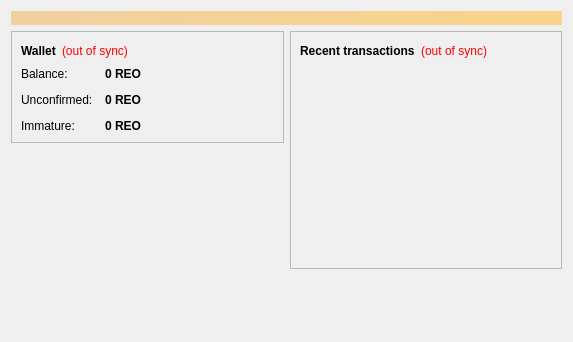
<?xml version="1.0" encoding="UTF-8"?>
<ui version="4.0">
 <class>OverviewPage</class>
 <widget class="QWidget" name="OverviewPage">
  <property name="geometry">
   <rect>
    <x>0</x>
    <y>0</y>
    <width>573</width>
    <height>342</height>
   </rect>
  </property>
  <property name="windowTitle">
   <string>Form</string>
  </property>
  <layout class="QVBoxLayout" name="topLayout">
   <item>
    <widget class="QLabel" name="labelAlerts">
     <property name="visible">
      <bool>false</bool>
     </property>
     <property name="styleSheet">
      <string notr="true">background-color: qlineargradient(x1: 0, y1: 0, x2: 1, y2: 0, stop:0 #F0D0A0, stop:1 #F8D488); color:#000000;</string>
     </property>
     <property name="wordWrap">
      <bool>true</bool>
     </property>
     <property name="margin">
      <number>3</number>
     </property>
    </widget>
   </item>
   <item>
    <layout class="QHBoxLayout" name="horizontalLayout" stretch="1,1">
     <item>
      <layout class="QVBoxLayout" name="verticalLayout_2">
       <item>
        <widget class="QFrame" name="frame">
         <property name="frameShape">
          <enum>QFrame::StyledPanel</enum>
         </property>
         <property name="frameShadow">
          <enum>QFrame::Raised</enum>
         </property>
         <layout class="QVBoxLayout" name="verticalLayout_4">
          <item>
           <layout class="QHBoxLayout" name="horizontalLayout_4">
            <item>
             <widget class="QLabel" name="label_5">
              <property name="font">
               <font>
                <weight>75</weight>
                <bold>true</bold>
               </font>
              </property>
              <property name="text">
               <string>Wallet</string>
              </property>
             </widget>
            </item>
            <item>
             <widget class="QLabel" name="labelWalletStatus">
              <property name="toolTip">
               <string>The displayed information may be out of date. Your wallet automatically synchronizes with the Careonchain network after a connection is established, but this process has not completed yet.</string>
              </property>
              <property name="styleSheet">
               <string notr="true">QLabel { color: red; }</string>
              </property>
              <property name="text">
               <string notr="true">(out of sync)</string>
              </property>
              <property name="alignment">
               <set>Qt::AlignLeading|Qt::AlignLeft|Qt::AlignVCenter</set>
              </property>
             </widget>
            </item>
            <item>
             <spacer name="horizontalSpacer_2">
              <property name="orientation">
               <enum>Qt::Horizontal</enum>
              </property>
              <property name="sizeHint" stdset="0">
               <size>
                <width>40</width>
                <height>20</height>
               </size>
              </property>
             </spacer>
            </item>
           </layout>
          </item>
          <item>
           <layout class="QFormLayout" name="formLayout_2">
            <property name="fieldGrowthPolicy">
             <enum>QFormLayout::AllNonFixedFieldsGrow</enum>
            </property>
            <property name="horizontalSpacing">
             <number>12</number>
            </property>
            <property name="verticalSpacing">
             <number>12</number>
            </property>
            <item row="0" column="0">
             <widget class="QLabel" name="label">
              <property name="text">
               <string>Balance:</string>
              </property>
             </widget>
            </item>
            <item row="0" column="1">
             <widget class="QLabel" name="labelBalance">
              <property name="font">
               <font>
                <weight>75</weight>
                <bold>true</bold>
               </font>
              </property>
              <property name="cursor">
               <cursorShape>IBeamCursor</cursorShape>
              </property>
              <property name="toolTip">
               <string>Your current balance</string>
              </property>
              <property name="text">
               <string notr="true">0 REO</string>
              </property>
              <property name="textInteractionFlags">
               <set>Qt::LinksAccessibleByMouse|Qt::TextSelectableByKeyboard|Qt::TextSelectableByMouse</set>
              </property>
             </widget>
            </item>
            <item row="1" column="0">
             <widget class="QLabel" name="label_3">
              <property name="text">
               <string>Unconfirmed:</string>
              </property>
             </widget>
            </item>
            <item row="1" column="1">
             <widget class="QLabel" name="labelUnconfirmed">
              <property name="font">
               <font>
                <weight>75</weight>
                <bold>true</bold>
               </font>
              </property>
              <property name="cursor">
               <cursorShape>IBeamCursor</cursorShape>
              </property>
              <property name="toolTip">
               <string>Total of transactions that have yet to be confirmed, and do not yet count toward the current balance</string>
              </property>
              <property name="text">
               <string notr="true">0 REO</string>
              </property>
              <property name="textInteractionFlags">
               <set>Qt::LinksAccessibleByMouse|Qt::TextSelectableByKeyboard|Qt::TextSelectableByMouse</set>
              </property>
             </widget>
            </item>
            <item row="2" column="0">
             <widget class="QLabel" name="labelImmatureText">
              <property name="text">
               <string>Immature:</string>
              </property>
             </widget>
            </item>
            <item row="2" column="1">
             <widget class="QLabel" name="labelImmature">
              <property name="font">
               <font>
                <weight>75</weight>
                <bold>true</bold>
               </font>
              </property>
              <property name="toolTip">
               <string>Mined balance that has not yet matured</string>
              </property>
              <property name="text">
               <string notr="true">0 REO</string>
              </property>
              <property name="textInteractionFlags">
               <set>Qt::LinksAccessibleByMouse|Qt::TextSelectableByKeyboard|Qt::TextSelectableByMouse</set>
              </property>
             </widget>
            </item>
           </layout>
          </item>
         </layout>
        </widget>
       </item>
       <item>
        <spacer name="verticalSpacer">
         <property name="orientation">
          <enum>Qt::Vertical</enum>
         </property>
         <property name="sizeHint" stdset="0">
          <size>
           <width>20</width>
           <height>40</height>
          </size>
         </property>
        </spacer>
       </item>
      </layout>
     </item>
     <item>
      <layout class="QVBoxLayout" name="verticalLayout_3">
       <item>
        <widget class="QFrame" name="frame_2">
         <property name="frameShape">
          <enum>QFrame::StyledPanel</enum>
         </property>
         <property name="frameShadow">
          <enum>QFrame::Raised</enum>
         </property>
         <layout class="QVBoxLayout" name="verticalLayout">
          <item>
           <layout class="QHBoxLayout" name="horizontalLayout_2">
            <item>
             <widget class="QLabel" name="label_4">
              <property name="text">
               <string>&lt;b&gt;Recent transactions&lt;/b&gt;</string>
              </property>
             </widget>
            </item>
            <item>
             <widget class="QLabel" name="labelTransactionsStatus">
              <property name="toolTip">
               <string>The displayed information may be out of date. Your wallet automatically synchronizes with the Careonchain network after a connection is established, but this process has not completed yet.</string>
              </property>
              <property name="styleSheet">
               <string notr="true">QLabel { color: red; }</string>
              </property>
              <property name="text">
               <string notr="true">(out of sync)</string>
              </property>
              <property name="alignment">
               <set>Qt::AlignRight|Qt::AlignTrailing|Qt::AlignVCenter</set>
              </property>
             </widget>
            </item>
            <item>
             <spacer name="horizontalSpacer">
              <property name="orientation">
               <enum>Qt::Horizontal</enum>
              </property>
              <property name="sizeHint" stdset="0">
               <size>
                <width>40</width>
                <height>20</height>
               </size>
              </property>
             </spacer>
            </item>
           </layout>
          </item>
          <item>
           <widget class="QListView" name="listTransactions">
            <property name="styleSheet">
             <string notr="true">QListView { background: transparent; }</string>
            </property>
            <property name="frameShape">
             <enum>QFrame::NoFrame</enum>
            </property>
            <property name="verticalScrollBarPolicy">
             <enum>Qt::ScrollBarAlwaysOff</enum>
            </property>
            <property name="horizontalScrollBarPolicy">
             <enum>Qt::ScrollBarAlwaysOff</enum>
            </property>
            <property name="selectionMode">
             <enum>QAbstractItemView::NoSelection</enum>
            </property>
           </widget>
          </item>
         </layout>
        </widget>
       </item>
       <item>
        <spacer name="verticalSpacer_2">
         <property name="orientation">
          <enum>Qt::Vertical</enum>
         </property>
         <property name="sizeHint" stdset="0">
          <size>
           <width>20</width>
           <height>40</height>
          </size>
         </property>
        </spacer>
       </item>
      </layout>
     </item>
    </layout>
   </item>
  </layout>
 </widget>
 <resources/>
 <connections/>
</ui>
